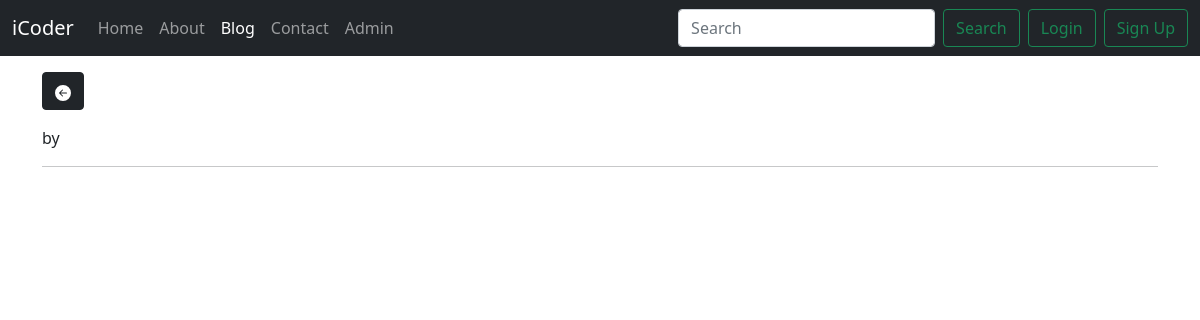
The app's page /blog/kali-watch, older data.
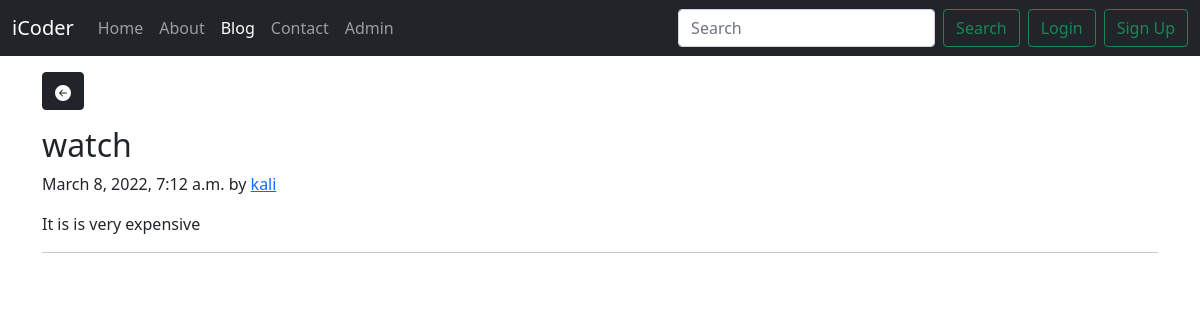
The same page, newer data.
### blog/models.py (models this page shows, shortened)
class Post(models.Model):
    sno=models.AutoField(primary_key=True)
    title=models.CharField(max_length=255)
    author=models.CharField(max_length=20)
    slug=models.CharField(max_length=130)
    timeStamp=models.DateTimeField(blank=True)
    content=models.TextField()

### blog/views.py (the view)
# urls.py: path('<str:slug>', views.blogPost, name="blogPost"),
def blogPost(request, slug):
    post=Post.objects.filter(slug=slug).first()
    context={"post":post}
    return render(request, "blog/blogPost.html", context)

### templates/blog/blogPost.html (shortened to what this page needs)
{% extends 'base.html' %}
{% block blogActive %}active{% endblock blogActive %}
{% block body %}
<div class="container my-3">
    <button type="button" class="btn btn-dark" onclick="goback()">
        <svg xmlns="http://www.w3.org/2000/svg" width="16" height="16" fill="currentColor" class="bi bi-arrow-left-circle-fill" viewBox="0 0 16 16">
            <path d="M8 0a8 8 0 1 0 0 16A8 8 0 0 0 8 0zm3.5 7.5a.5.5 0 0 1 0 1H5.707l2.147 2.146a.5.5 0 0 1-.708.708l-3-3a.5.5 0 0 1 0-.708l3-3a.5.5 0 1 1 .708.708L5.707 7.5H11.5z"/>
        </svg>
    </button>
</div>
<div class="container my-3">
    <div class="blog-post">
            <h2 class="blog-post-title">{{post.title}}</h2>
            <p class="blog-post-meta">{{post.timeStamp}} by <a href="#">{{post.author}}</a></p>
            <p>{{post.content}}</p>
            <hr>
    </div>
</div>
{% endblock body %}

Row changes from the older to the newer data that the page shows:
added Post: title "watch", timeStamp "March 8, 2022, 7:12 a.m.", author "kali", content "It is is very expensive"
